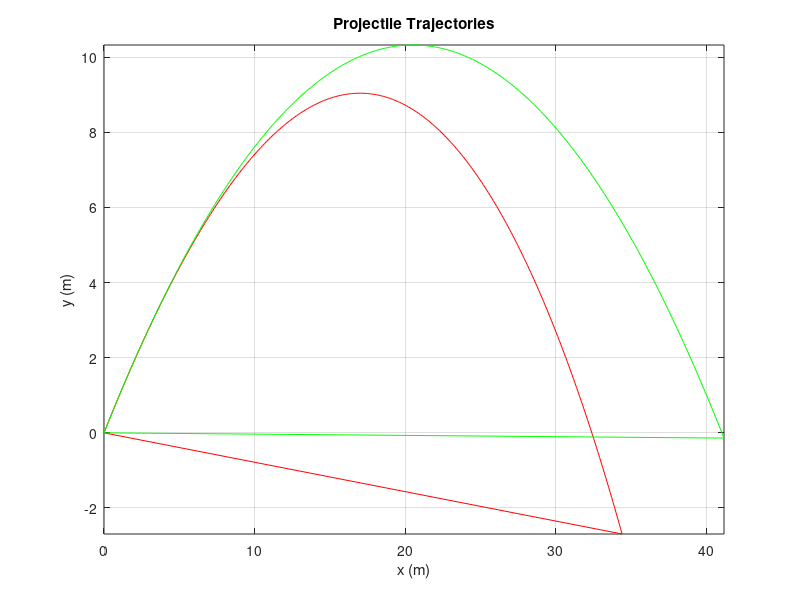

Write MATLAB code to recreate this figure. (Note: this script raises an error after producing the figure.)
clear all;

%%%%% Konstanter %%%%%

g = 9.82;                % Tyngdacceleration g [m/s^2]
m = 0.145;               % Massa m [kg]
r = 0.0366;              % Radie r [m]
% theta = 7*pi/36;       % Vinkel theta [radianer]

angle = 45;              % angle in degrees
theta = angle*pi/180;    % convert to radians

%%%%% Konstanter luftmotstand %%%%%

A = r.^2*pi;             % Arean A [m^2]
C = 0.5;
p = 1.2;                 % Densiteten p []
D = (p*C*A)/2;

% Konstanter
v0 = 20;
x(1) = 0;
y(1) = 0;
x_u(1) = 0;
y_u(1) = 0;


t0 = 0;             % starttid
tf = 6.333 ;        % sluttid
deltaT = 0.01;      % tidssteg
t=t0:deltaT:tf ;    % tidsvektorn

len=length(t);
v=zeros(1, len);
%skapar samma vektorer f?r de ?vriga
ax=zeros(1, len);ay=zeros(1, len);
vx=zeros(1, len);vy=zeros(1, len);
x=zeros(1, len); y=zeros(1, len);

ax_u= zeros(1, len);ay_u= zeros(1, len);
vx_u=zeros(1, len);vy_u=zeros(1, len);
x_u=zeros(1, len); y_u=zeros(1, len);



v(1) = v0*sin(theta);          %

% Start hastigheten
vx(1) = v0*cos(theta);  vy(1) = v0*sin(theta);
vx_u(1) = v0*cos(theta);vy_u(1) = v0*sin(theta);
 
% N = 100;
% tmax = N*deltaT;

% Euler bakatsubstitution for hastigheten med luftmotstand.
for i = 2:len
    v(i) = v(i-1)+ (g-(D/m)*v(i-1)^2)*deltaT ;
end%

% figure;plot(t, v)
% xlabel('Time (s)');
% ylabel('Y-speed (m/s)');
%%

% for n = 1:1000
for n = 2:len
  
    % Berknar aktuella acceleratioen
    ax(n) =    -(D/m)*sqrt(vx(n-1).^2 + vy(n-1).^2)*vx(n-1);
    ay(n) = -g -(D/m)*sqrt(vx(n-1).^2 + vy(n-1).^2)*vy(n-1);
    % Utan luftmotstand
    ax_u(n) = 0;
    ay_u(n) = -g ;
    
    % Berknar hastigheten
    vx(n) = vx(n-1) + ax(n-1)*deltaT;
    vy(n) = vy(n-1) + ay(n-1)*deltaT;
    % Motsvande utan luftmotstand
    vx_u(n) = vx_u(n-1) + ax_u(n-1)*deltaT;
    vy_u(n) = vy_u(n-1) + ay_u(n-1)*deltaT;
    
    % Berknar den nya positionen 
    x(n) = x(n-1) + vx(n-1)*deltaT + 0.5*ax(n-1)*deltaT^2;
    y(n) = y(n-1) + vy(n-1)*deltaT + 0.5*ay(n-1)*deltaT^2;  
    % ...utan luftmotstand
    x_u(n) = x_u(n-1) + vx_u(n-1)*deltaT + 0.5*ax_u(n-1)*deltaT^2;
    y_u(n) = y_u(n-1) + vy_u(n-1)*deltaT + 0.5*ay_u(n-1)*deltaT^2;
    
    % steglngden
    %t = t + deltaT;
    
    % Avslutar loppen nr y-axeln blir noll (eller vldigt nra noll) 
    if y_u(n) < 0
        break
    end
    
end

plot(x, y,'r' ,x_u, y_u, 'g');
grid on;
hold on;
axis tight;
xlabel('x (m)');
ylabel('y (m)');
title('Projectile Trajectories');

%%
figure;
%title('Acceleration and velocity with drag');
subplot(2,2,1, '');
plot(t, ax)
xlabel('Time (s)');
ylabel('(m/s^s)');
title('Acceleration x (m/s^2)');

subplot(2,2,2);
plot(t, ay)
xlabel('Time (s)');
ylabel('(m/s^2)');
title('Acceleration y (m/s^2)');

subplot(2,2,3);
plot(t, vx)
xlabel('Time (s)');
ylabel('(m/s)');
title('(m/s)');

subplot(2,2,4);
plot(t, vy)
xlabel('Time (s)');
ylabel('(m/s)');
title('Velocity y (m/s)');
%%
